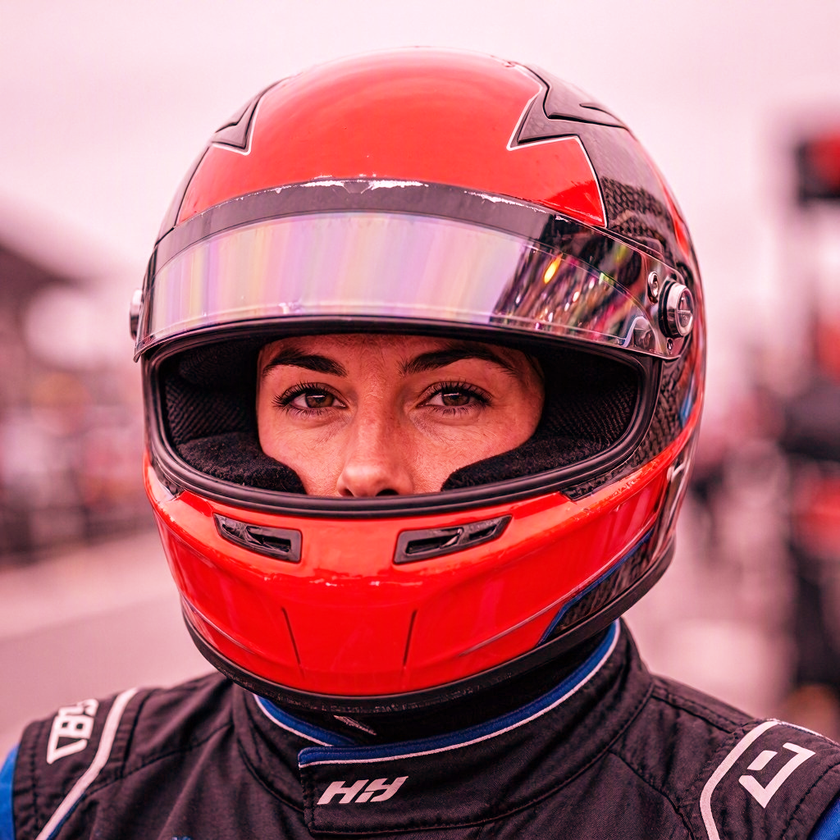
#> input picture parcial 3/images/imagen_desbalanceada.tiff, 840 x 840 px, shrunk from 1024 x 1024 before the run
$ python 08_punto8.py
#> lines starting #> are read from the running program, lines starting #| are printed output that depends on the picture; after the words box and inside, x2 and y2 are one past the last pixel; in counts of white or black regions, pixels touching at a corner belong together
### parcial 3/colorspaces.py
import numpy as np

# Tabla parula(64) de MATLAB, copiada de https://github.com/BIDS/colormap/blob/master/parula.py
# (los derechos son de The MathWorks; matplotlib no trae este mapa de color).
PARULA = np.array([
    [0.2081, 0.1663, 0.5292],
    [0.2116, 0.1898, 0.5777],
    [0.2123, 0.2138, 0.6270],
    [0.2081, 0.2386, 0.6771],
    [0.1959, 0.2645, 0.7279],
    [0.1707, 0.2919, 0.7792],
    [0.1253, 0.3242, 0.8303],
    [0.0591, 0.3598, 0.8683],
    [0.0117, 0.3875, 0.8820],
    [0.0060, 0.4086, 0.8828],
    [0.0165, 0.4266, 0.8786],
    [0.0329, 0.4430, 0.8720],
    [0.0498, 0.4586, 0.8641],
    [0.0629, 0.4737, 0.8554],
    [0.0723, 0.4887, 0.8467],
    [0.0779, 0.5040, 0.8384],
    [0.0793, 0.5200, 0.8312],
    [0.0749, 0.5375, 0.8263],
    [0.0641, 0.5570, 0.8240],
    [0.0488, 0.5772, 0.8228],
    [0.0343, 0.5966, 0.8199],
    [0.0265, 0.6137, 0.8135],
    [0.0239, 0.6287, 0.8038],
    [0.0231, 0.6418, 0.7913],
    [0.0228, 0.6535, 0.7768],
    [0.0267, 0.6642, 0.7607],
    [0.0384, 0.6743, 0.7436],
    [0.0590, 0.6838, 0.7254],
    [0.0843, 0.6928, 0.7062],
    [0.1133, 0.7015, 0.6859],
    [0.1453, 0.7098, 0.6646],
    [0.1801, 0.7177, 0.6424],
    [0.2178, 0.7250, 0.6193],
    [0.2586, 0.7317, 0.5954],
    [0.3022, 0.7376, 0.5712],
    [0.3482, 0.7424, 0.5473],
    [0.3953, 0.7459, 0.5244],
    [0.4420, 0.7481, 0.5033],
    [0.4871, 0.7491, 0.4840],
    [0.5300, 0.7491, 0.4661],
    [0.5709, 0.7485, 0.4494],
    [0.6099, 0.7473, 0.4337],
    [0.6473, 0.7456, 0.4188],
    [0.6834, 0.7435, 0.4044],
    [0.7184, 0.7411, 0.3905],
    [0.7525, 0.7384, 0.3768],
    [0.7858, 0.7356, 0.3633],
    [0.8185, 0.7327, 0.3498],
    [0.8507, 0.7299, 0.3360],
    [0.8824, 0.7274, 0.3217],
    [0.9139, 0.7258, 0.3063],
    [0.9450, 0.7261, 0.2886],
    [0.9739, 0.7314, 0.2666],
    [0.9938, 0.7455, 0.2403],
    [0.9990, 0.7653, 0.2164],
    [0.9955, 0.7861, 0.1967],
    [0.9880, 0.8066, 0.1794],
    [0.9789, 0.8271, 0.1633],
    [0.9697, 0.8481, 0.1475],
    [0.9626, 0.8705, 0.1309],
    [0.9589, 0.8949, 0.1132],
    [0.9598, 0.9218, 0.0948],
    [0.9661, 0.9514, 0.0755],
    [0.9763, 0.9831, 0.0538],
])


def _a_unitario(img):
    arr = np.asarray(img)
    if arr.dtype == np.uint8:
        return arr.astype(np.float64) / 255.0
    return arr.astype(np.float64)


def _a_uint8(unitario):
    return np.clip(np.round(unitario * 255.0), 0, 255).astype(np.uint8)


def rgb_to_cmy(rgb):
    return 1.0 - _a_unitario(rgb)


def cmy_to_rgb(cmy):
    return _a_uint8(1.0 - cmy)


# [47 lines left out: functions rgb_to_cmyk, cmyk_to_rgb, rgb_to_hsi, hsi_to_rgb, not called in this run]

### parcial 3/codigo/08_punto8.py
import numpy as np
import matplotlib.pyplot as plt
from PIL import Image
import cv2
from skimage.metrics import structural_similarity as ssim

import sys
sys.path.append("..")
from colorspaces import rgb_to_cmy, cmy_to_rgb

desbalanceada = np.array(Image.open("../images/imagen_desbalanceada.tiff").convert("RGB"))
#> desbalanceada is the input picture: shape (840, 840, 3); mean R, G, B 173.3, 106.6, 115.6
objetivo = np.array(Image.open("../images/imagen_objetivo.tiff").convert("RGB"))
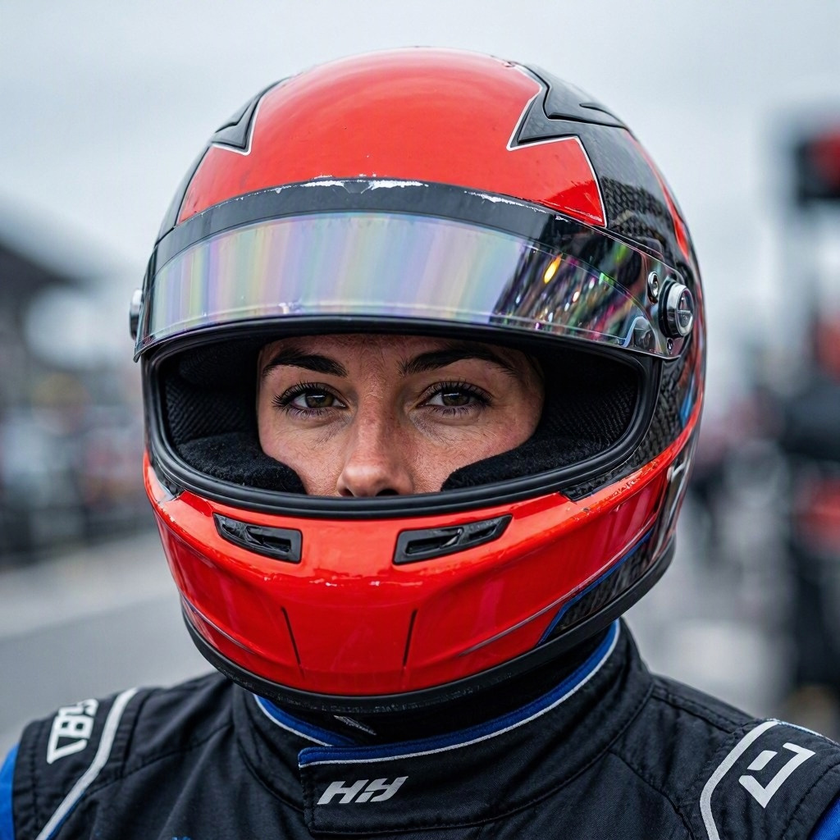
#> input picture parcial 3/images/imagen_objetivo.tiff, 840 x 840 px, shrunk from 1024 x 1024 before the run
#> objetivo is the input picture: shape (840, 840, 3); mean R, G, B 124.8, 106.6, 115.6
print(desbalanceada.shape, objetivo.shape)
#| (840, 840, 3) (840, 840, 3)

print(f"SSIM inicial: {ssim(desbalanceada, objetivo, channel_axis=2, data_range=255):.4f}")
#| SSIM inicial: 0.9329

plt.figure(figsize=(12, 6))
plt.subplot(1, 2, 1)
plt.imshow(desbalanceada)
plt.axis("off")
plt.subplot(1, 2, 2)
plt.imshow(objetivo)
plt.axis("off")
plt.savefig("../results/punto8_dadas.png", bbox_inches="tight", pad_inches=0)
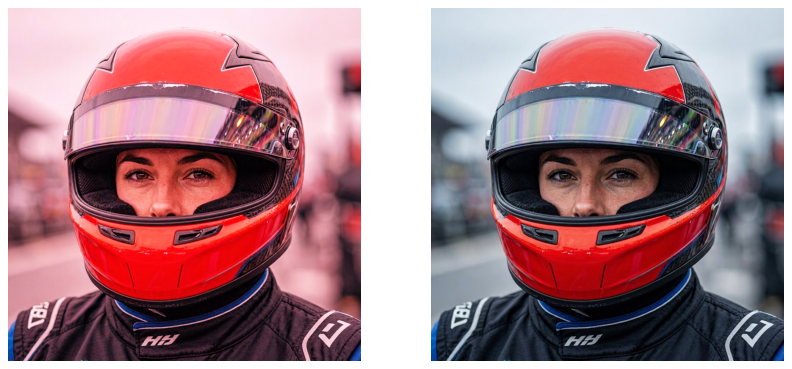
#> figure drawn by matplotlib, 2 panels

Image.fromarray(objetivo).save("../results/punto8_objetivo.png")

cmy_des = rgb_to_cmy(desbalanceada)
#> in rgb_to_cmy, `return 1.0 - _a_unitario(rgb)`:
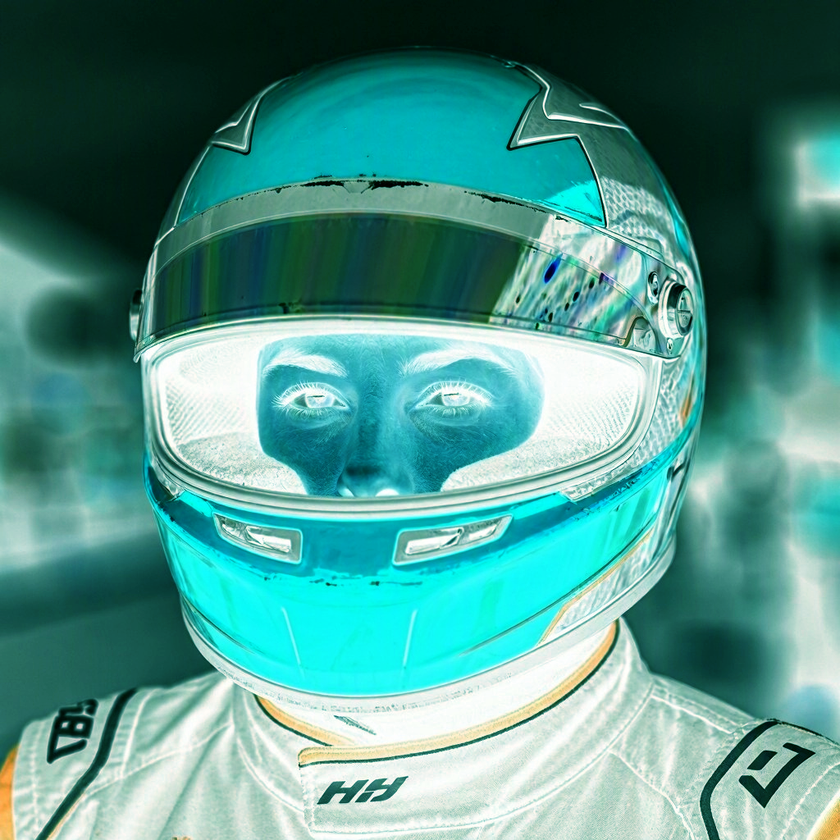
#> returned value: shape (840, 840, 3) float64; mean of channels 0, 1, 2 0.32, 0.582, 0.546; drawn as R, G, B
cmy_obj = rgb_to_cmy(objetivo)
#> in rgb_to_cmy (call 2), `return 1.0 - _a_unitario(rgb)`:
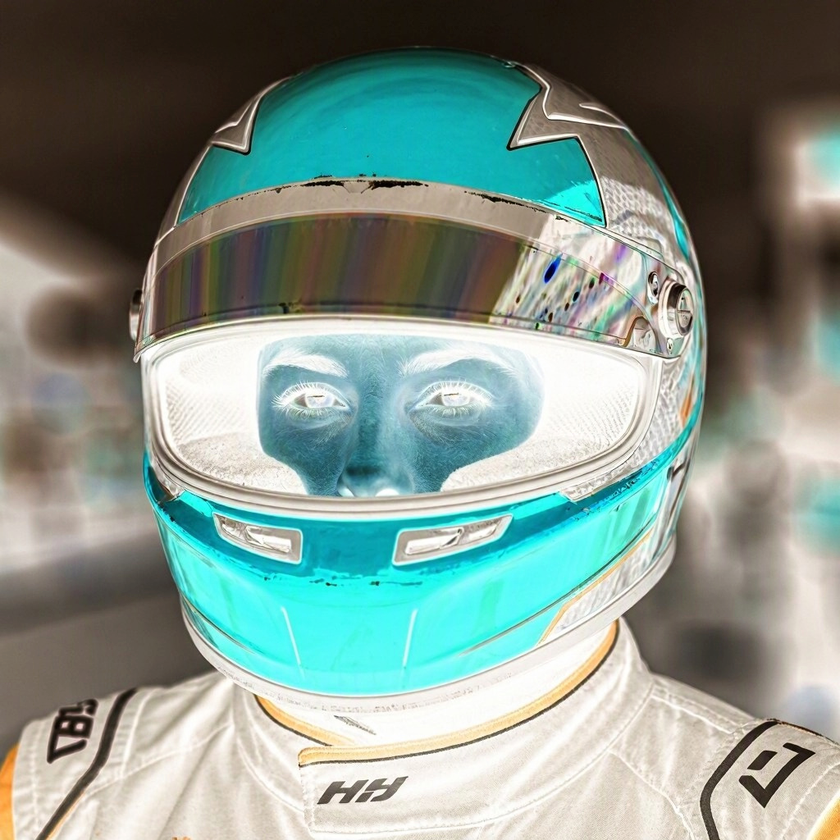
#> returned value: shape (840, 840, 3) float64; mean of channels 0, 1, 2 0.511, 0.582, 0.546; drawn as R, G, B

print("Media CMY desbalanceada:", (cmy_des.reshape(-1, 3).mean(axis=0) * 255).round(1))
#| Media CMY desbalanceada: [ 81.7 148.4 139.4]
print("Media CMY objetivo:     ", (cmy_obj.reshape(-1, 3).mean(axis=0) * 255).round(1))
#| Media CMY objetivo:      [130.2 148.4 139.4]
print("Magenta y Amarillo idénticos:", np.array_equal(cmy_des[..., 1:], cmy_obj[..., 1:]))
#| Magenta y Amarillo idénticos: True

c_des = cmy_des[..., 0]
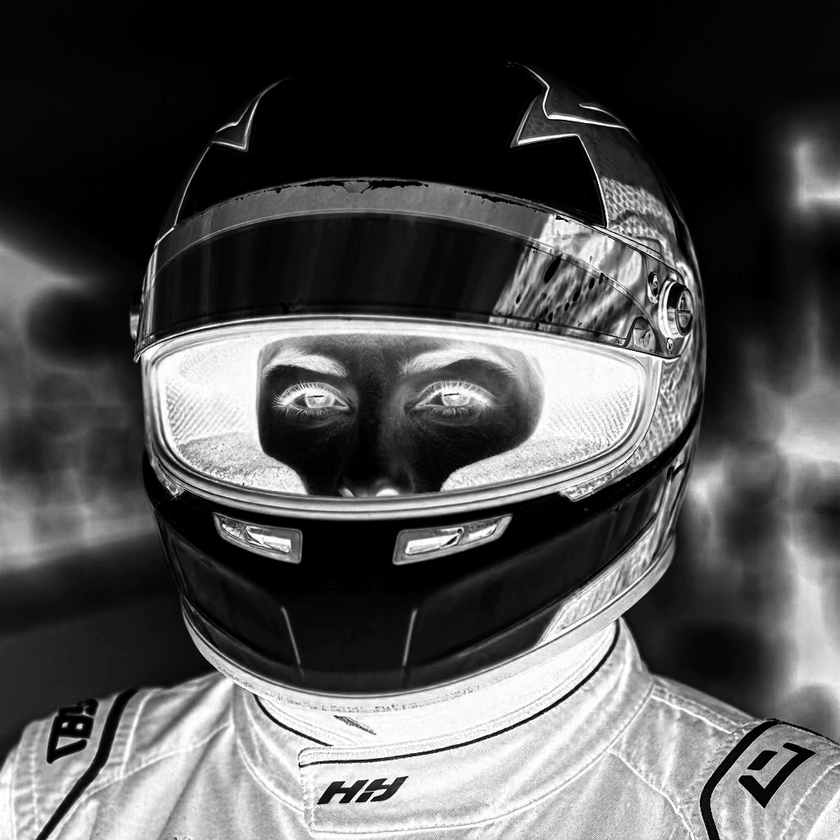
#> c_des: shape (840, 840) float64; min 0, max 1, mean 0.32
c_obj = cmy_obj[..., 0]
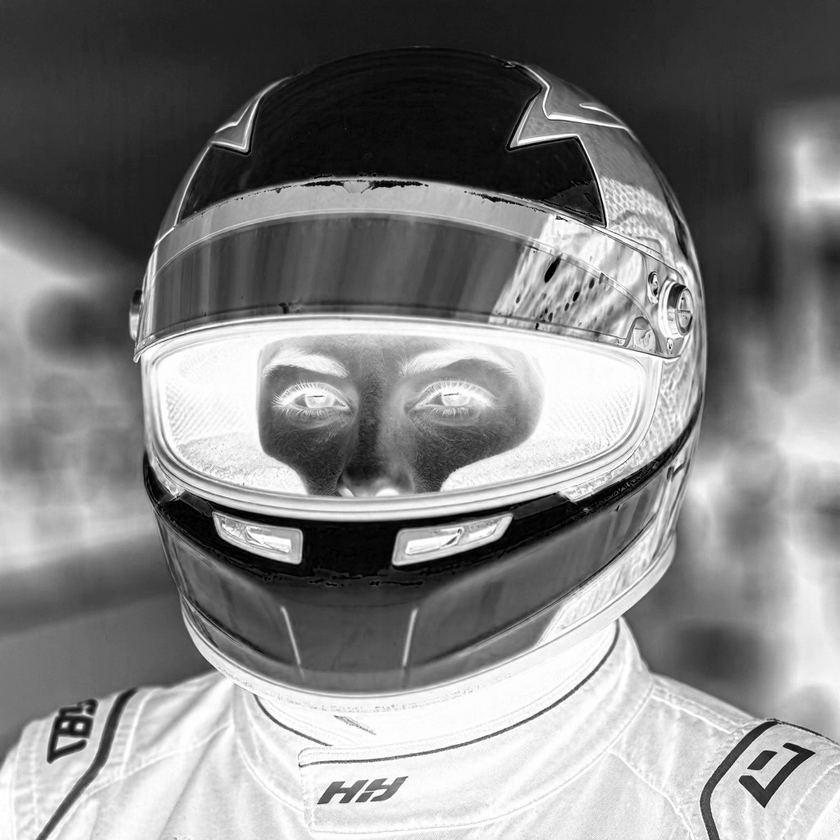
#> c_obj: shape (840, 840) float64; min 0, max 1, mean 0.511
mascara = (c_obj > 0.1) & (c_obj < 0.9) & (c_des > 0)
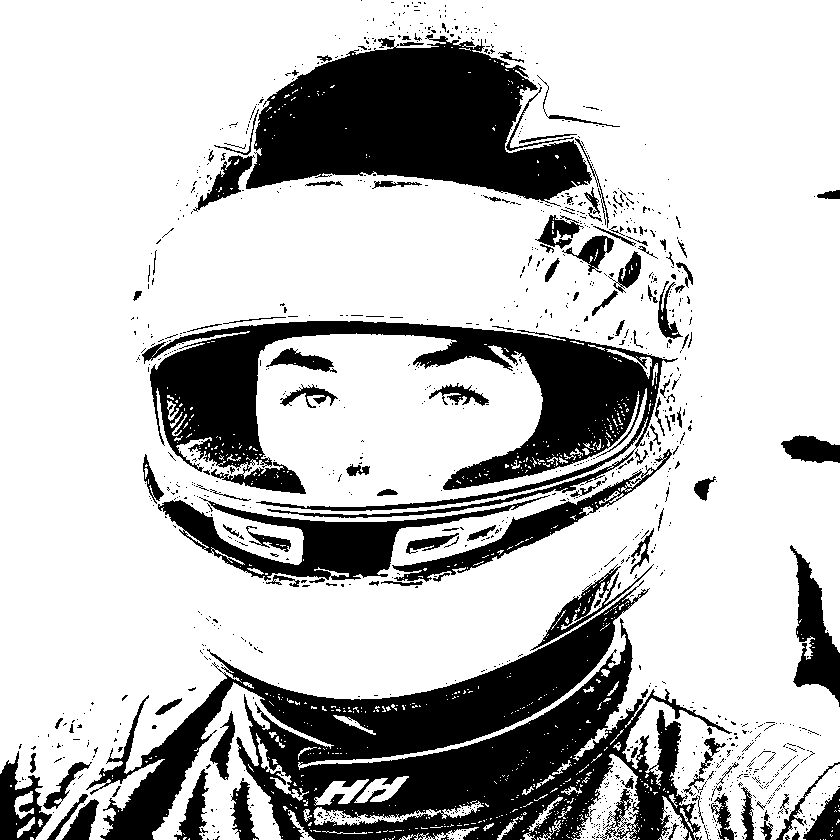
#> mascara: shape (840, 840) bool; 74.6% white; 1159 black regions (1034 under 20 px), largest, box (x1, y1, x2, y2) and area: (86, 580, 732, 840) 63084, (142, 321, 678, 518) 35500, (246, 34, 592, 207) 34836
gamma_estimado = np.median(np.log(c_des[mascara]) / np.log(c_obj[mascara]))
#> gamma_estimado = 2.5
print(f"γ aplicado al Cian (estimado): {gamma_estimado:.2f}")
#| γ aplicado al Cian (estimado): 2.50

gamma_desbalance = round(float(gamma_estimado), 1)
#> gamma_desbalance = 2.5
gamma_correccion = 1 / gamma_desbalance
#> gamma_correccion = 0.4

cian = np.round(cmy_des[..., 0] * 255).astype(np.uint8)
cian_corregido = np.zeros_like(cian)
cv2.intensity_transform.gammaCorrection(cian, cian_corregido, gamma_correccion)

cmy_corregida = cmy_des.copy()
cmy_corregida[..., 0] = cian_corregido / 255.0
corregida = cmy_to_rgb(cmy_corregida)

Image.fromarray(corregida).save("../results/punto8_corregida.png")

plt.figure(figsize=(18, 6))
plt.subplot(1, 3, 1)
plt.imshow(desbalanceada)
plt.axis("off")
plt.subplot(1, 3, 2)
plt.imshow(corregida)
plt.axis("off")
plt.subplot(1, 3, 3)
plt.imshow(objetivo)
plt.axis("off")
plt.savefig("../results/punto8_comparacion.png", bbox_inches="tight", pad_inches=0)

ssim_corregida = ssim(corregida, objetivo, channel_axis=2, data_range=255)
#> ssim_corregida = 0.993
print(f"SSIM corregida vs objetivo: {ssim_corregida:.4f}")
#| SSIM corregida vs objetivo: 0.9926
assert ssim_corregida > 0.99
